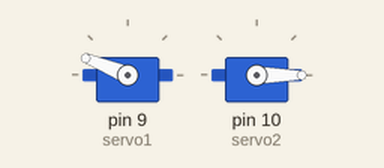
Simulated run of this sketch. Board: Arduino Uno, built with avr-gcc and run on an emulated ATmega328P. Shown: 2 × servo. Random numbers use the default seed unless the sketch sets one.

Above: at 0.1 s.
At 9.4 s:
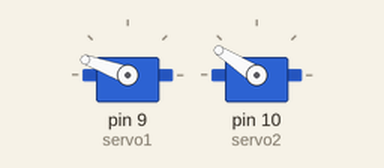
At 17.5 s:
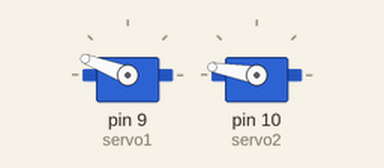
At 36.2 s:
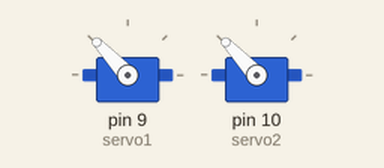
Timing chart, 0 to 40.0 s (numbered marks = the images above):
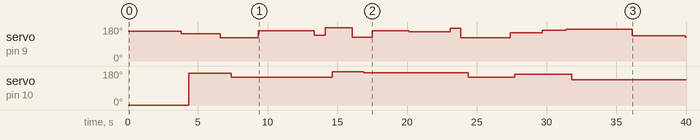

Measured:
- by itself, servo on pin 10 (servo2): 0° → 169° at 4.4 s, → 147° 3.0 s later, → 175° 7.2 s later, → 170° 2.3 s later, … (7 changes in this stretch)

The sketch:

Servo.ino
```cpp
#include <Servo.h>

Servo servo1;
Servo servo2;

int angel1;
int angel2;

int generalDelay;
int servoDelay;
int servoSelect;

void setup() {

  servo1.attach(9);
  servo2.attach(10);
  servo1.write(0);
  servo2.write(0);

}

void loop() {

  generalDelay = random(500,5000);
  servoDelay = random(200,1000);
  servoSelect = (int)random(0,2);
  angel1 = random(120,180);
  angel2 = random(120,180);

  if (servoSelect == 0) {
      servo1.write(angel1);
      delay(servoDelay);
      servo2.write(angel2);
    } else if (servoSelect == 1) {
      servo1.write(angel1);
    } else {
      servo2.write(angel2);
    }

  delay(generalDelay);

}
```
